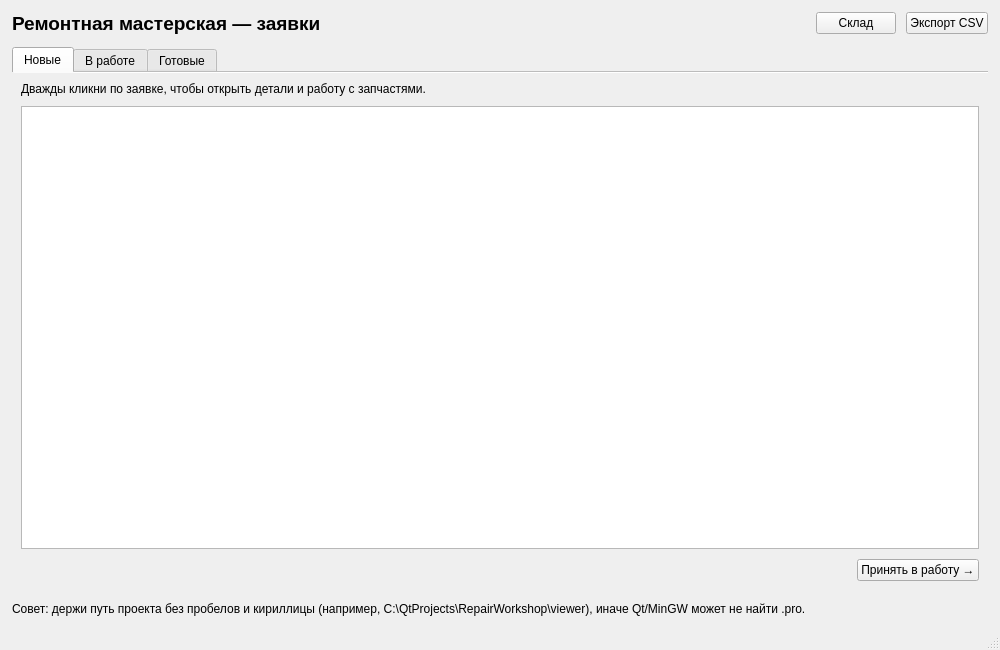
<?xml version="1.0" encoding="UTF-8"?>
<ui version="4.0">
 <class>MainWindow</class>
 <widget class="QMainWindow" name="MainWindow">
  <property name="geometry">
   <rect>
    <x>0</x>
    <y>0</y>
    <width>1000</width>
    <height>650</height>
   </rect>
  </property>
  <property name="windowTitle">
   <string>Repair Workshop</string>
  </property>

  <widget class="QWidget" name="centralWidget">
   <layout class="QVBoxLayout" name="mainLayout">
    <property name="spacing">
     <number>12</number>
    </property>
    <property name="leftMargin">
     <number>12</number>
    </property>
    <property name="topMargin">
     <number>12</number>
    </property>
    <property name="rightMargin">
     <number>12</number>
    </property>
    <property name="bottomMargin">
     <number>12</number>
    </property>

    <item>
     <widget class="QFrame" name="headerFrame">
      <property name="frameShape">
       <enum>QFrame::NoFrame</enum>
      </property>
      <layout class="QHBoxLayout" name="headerLayout">
       <property name="spacing">
        <number>10</number>
       </property>
       <property name="leftMargin">
        <number>0</number>
       </property>
       <property name="topMargin">
        <number>0</number>
       </property>
       <property name="rightMargin">
        <number>0</number>
       </property>
       <property name="bottomMargin">
        <number>0</number>
       </property>

       <item>
        <widget class="QLabel" name="titleLabel">
         <property name="text">
          <string>Ремонтная мастерская — заявки</string>
         </property>
         <property name="font">
          <font>
           <pointsize>14</pointsize>
           <weight>75</weight>
           <bold>true</bold>
          </font>
         </property>
        </widget>
       </item>

       <item>
        <spacer name="headerSpacer">
         <property name="orientation">
          <enum>Qt::Horizontal</enum>
         </property>
         <property name="sizeHint" stdset="0">
          <size>
           <width>40</width>
           <height>20</height>
          </size>
         </property>
        </spacer>
       </item>

       <item>
        <widget class="QPushButton" name="btnManageParts">
         <property name="text">
          <string>Склад</string>
         </property>
        </widget>
       </item>

       <item>
        <widget class="QPushButton" name="exportToCsv">
         <property name="text">
          <string>Экспорт CSV</string>
         </property>
        </widget>
       </item>

      </layout>
     </widget>
    </item>

    <item>
     <widget class="QTabWidget" name="requestsTabs">
      <property name="documentMode">
       <bool>true</bool>
      </property>
      <property name="movable">
       <bool>false</bool>
      </property>

<widget class="QWidget" name="tabNew">
       <attribute name="title">
        <string>Новые</string>
       </attribute>
       <layout class="QVBoxLayout" name="tabNewLayout">
        <property name="spacing">
         <number>10</number>
        </property>
        <item>
         <widget class="QLabel" name="labelNewHint">
          <property name="text">
           <string>Дважды кликни по заявке, чтобы открыть детали и работу с запчастями.</string>
          </property>
          <property name="wordWrap">
           <bool>true</bool>
          </property>
         </widget>
        </item>
        <item>
         <widget class="QListWidget" name="newRequests"/>
        </item>
        <item>
         <layout class="QHBoxLayout" name="newActionsLayout">
          <item>
           <spacer name="spacerNewLeft">
            <property name="orientation">
             <enum>Qt::Horizontal</enum>
            </property>
            <property name="sizeHint" stdset="0">
             <size>
              <width>40</width>
              <height>20</height>
             </size>
            </property>
           </spacer>
          </item>
          <item>
           <widget class="QPushButton" name="moveToInProgress">
            <property name="text">
             <string>Принять в работу →</string>
            </property>
           </widget>
          </item>
         </layout>
        </item>
       </layout>
      </widget>

      <widget class="QWidget" name="tabInProgress">
       <attribute name="title">
        <string>В работе</string>
       </attribute>
       <layout class="QVBoxLayout" name="tabInProgressLayout">
        <property name="spacing">
         <number>10</number>
        </property>
        <item>
         <widget class="QLabel" name="labelInProgressHint">
          <property name="text">
           <string>Заявки, которые уже приняты. Можно списывать запчасти и переводить в «Готов».</string>
          </property>
          <property name="wordWrap">
           <bool>true</bool>
          </property>
         </widget>
        </item>
        <item>
         <widget class="QListWidget" name="inProgress"/>
        </item>
        <item>
         <layout class="QHBoxLayout" name="inProgressActionsLayout">
          <item>
           <spacer name="spacerInProgressLeft">
            <property name="orientation">
             <enum>Qt::Horizontal</enum>
            </property>
            <property name="sizeHint" stdset="0">
             <size>
              <width>40</width>
              <height>20</height>
             </size>
            </property>
           </spacer>
          </item>
          <item>
           <widget class="QPushButton" name="moveToReady">
            <property name="text">
             <string>Готово →</string>
            </property>
           </widget>
          </item>
         </layout>
        </item>
       </layout>
      </widget>
<widget class="QWidget" name="tabReady">
       <attribute name="title">
        <string>Готовые</string>
       </attribute>
       <layout class="QVBoxLayout" name="tabReadyLayout">
        <property name="spacing">
         <number>10</number>
        </property>
        <item>
         <widget class="QLabel" name="labelReadyHint">
          <property name="text">
           <string>Готовые заявки. Кнопка «Завершить» удаляет заявку из системы.</string>
          </property>
          <property name="wordWrap">
           <bool>true</bool>
          </property>
         </widget>
        </item>
        <item>
         <widget class="QListWidget" name="ready"/>
        </item>
        <item>
         <layout class="QHBoxLayout" name="readyActionsLayout">
          <item>
           <spacer name="spacerReadyLeft">
            <property name="orientation">
             <enum>Qt::Horizontal</enum>
            </property>
            <property name="sizeHint" stdset="0">
             <size>
              <width>40</width>
              <height>20</height>
             </size>
            </property>
           </spacer>
          </item>
          <item>
           <widget class="QPushButton" name="moveToCompleted">
            <property name="text">
             <string>Завершить (удалить)</string>
            </property>
           </widget>
          </item>
         </layout>
        </item>
       </layout>
      </widget>

     </widget>
    </item>

    <item>
     <widget class="QLabel" name="footerHint">
      <property name="text">
       <string>Совет: держи путь проекта без пробелов и кириллицы (например, C:\QtProjects\RepairWorkshop\viewer), иначе Qt/MinGW может не найти .pro.</string>
      </property>
      <property name="wordWrap">
       <bool>true</bool>
      </property>
     </widget>
    </item>

   </layout>
  </widget>

  <widget class="QMenuBar" name="menuBar"/>
  <widget class="QStatusBar" name="statusBar"/>

 </widget>
 <resources/>
 <connections/>
</ui>
